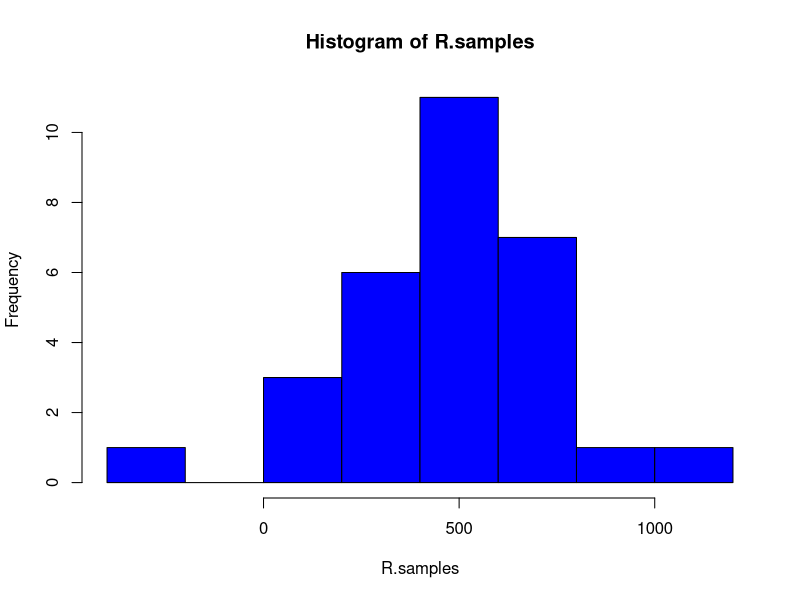

Recreate this plot in R.
n = 30
beginmean = 3565
incmean = 3107

beginsig = 173
incsig = 215

sigma = sqrt(beginsig**2+incsig**2)
mean = beginmean - incmean

R.samples = rep(0,n)

for (i in 1:30){
  R.sample = rnorm(1,mean,sigma)
  R.samples[i] = as.integer(R.sample)
}
print(R.samples)

hist(R.samples,col="blue")
